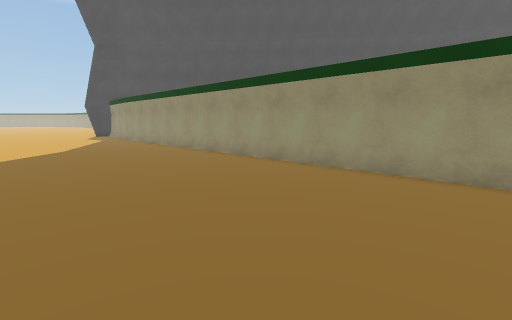
View 1 (above)

18 first-person views from a walk through a Unity game level. The camera is 1.4 m above the floor, tilts 8° down and sees 85° across. The floor is counted in squares, 1 m on a side. Each view is taken from the middle of a square. On the plan, view 1 faces up. The plan holds only what a view shows up to about 14 squares ahead; the rest is blank. The place goes on beyond the plan. The player is left out. Door leaves are left out, so doorways stand open. Some surface patterns are stand-ins.

View 2
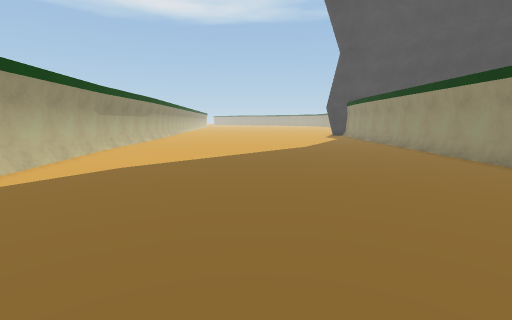

View 3
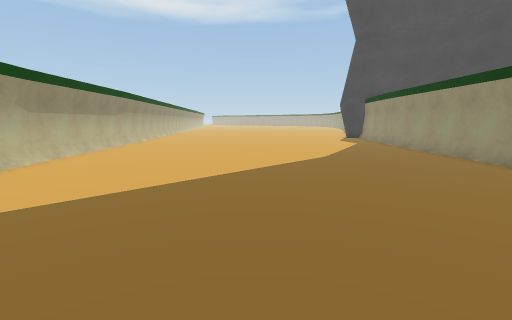

View 4
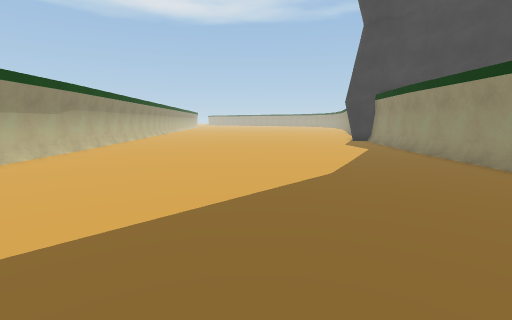

View 5
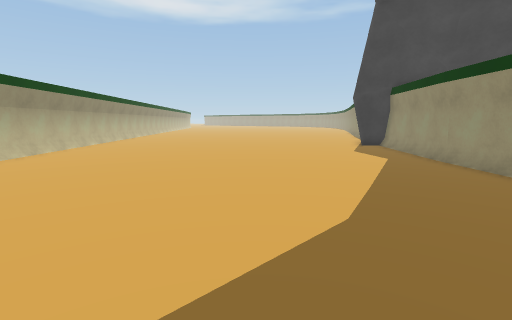

View 6
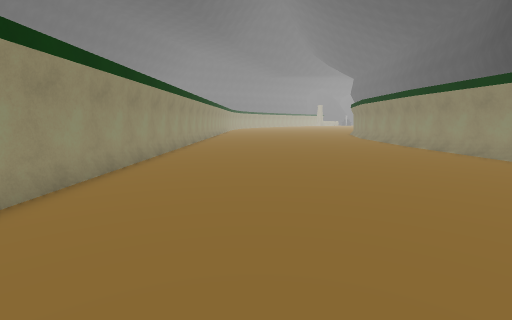

View 7
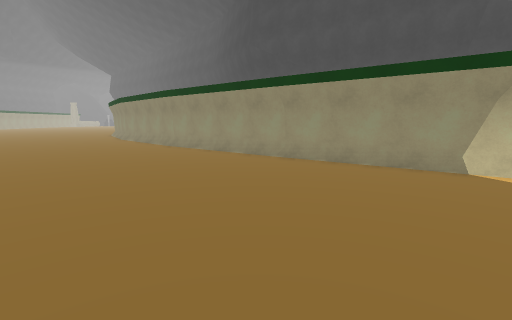

View 8
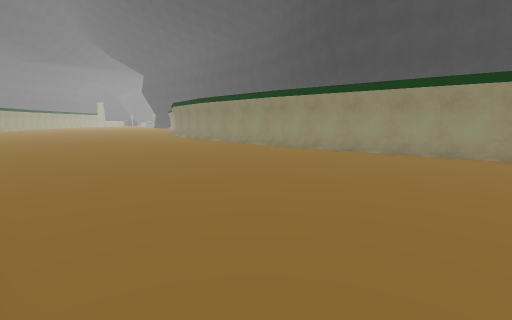

View 9
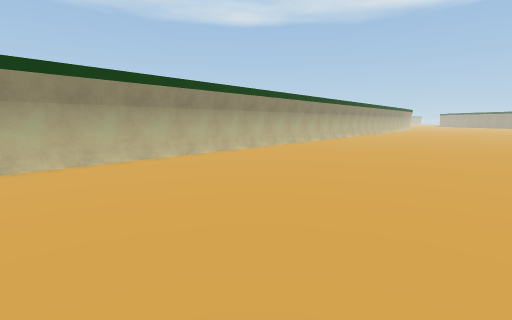

View 10
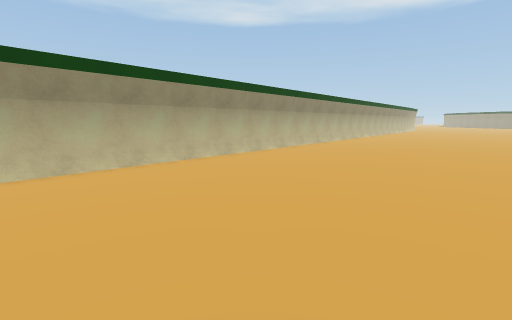

View 11
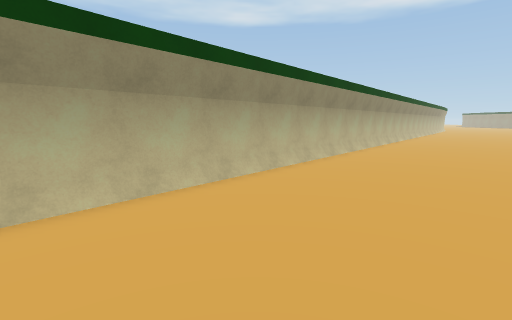

View 12
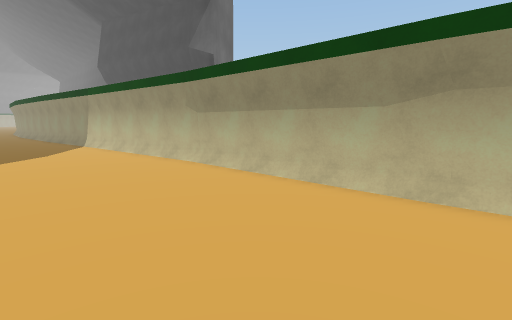

View 13
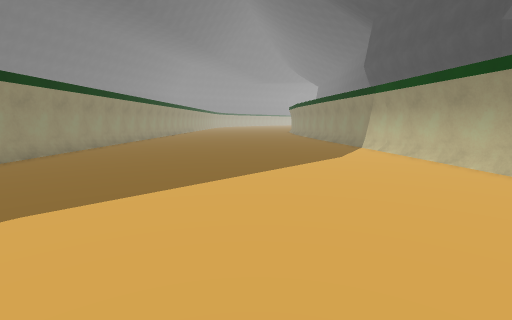

View 14
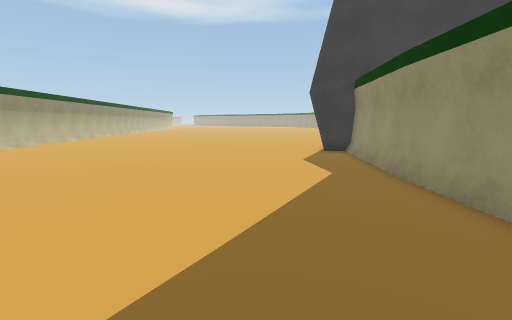

View 15
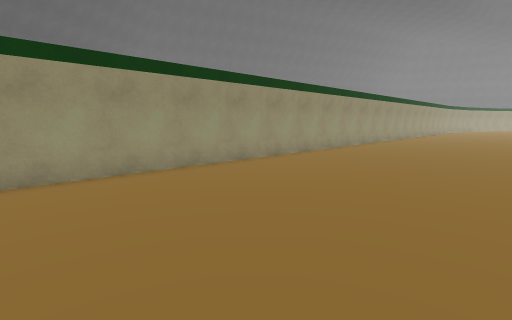

View 16
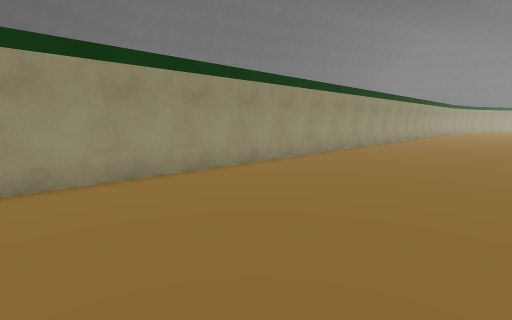

View 17
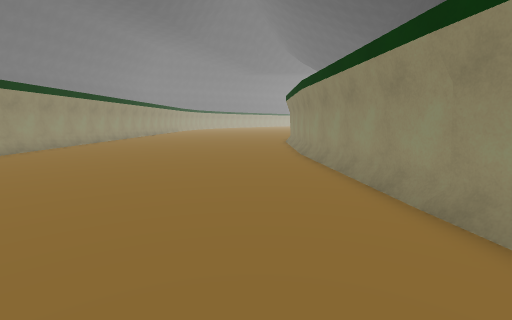

View 18
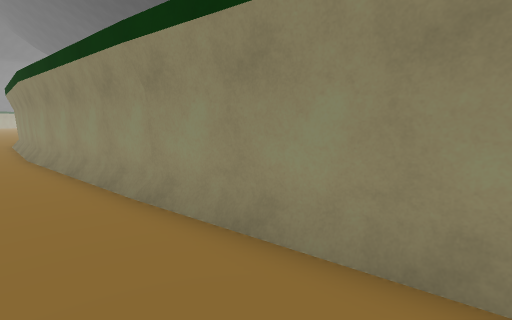

### Floor plan
Points are (right, up) in squares from view 1. A wall is a line through its corners. A room is listed if a view was taken in it or the views show most of it. See-through windows are left out.
Room 1 (views 1, 2, 3, 4, 5, 6, 7, 8, 9, 10, 11, 12, 13, 14, 15, 16, 17, 18)
walls: (-15.2, 4.2) (1.4, -8.4); (15.2, -4.5) (-10.2, 21.5); (-30.5, 18) (-14.6, 4.5)
low walls: (-15, 4.4) (-9, -0.3)

Positions as (right, up) in squares from view 1, and headings:
1: (0, 0), facing up
2: (0, 0), facing up-left
3: (-3, 3), facing up-left
4: (-5, 6), facing up-left
5: (-7, 9), facing up-left
6: (-2, 7), facing down-right
7: (-2, 6), facing down
8: (4, 6), facing down
9: (-13, 16), facing left
10: (-16, 17), facing left
11: (-18, 14), facing left
12: (-17, 14), facing down
13: (-14, 13), facing down-right
14: (-7, 13), facing up-left
15: (-1, 1), facing right
16: (1, 0), facing right
17: (-4, 0), facing down-right
18: (-5, 0), facing down
